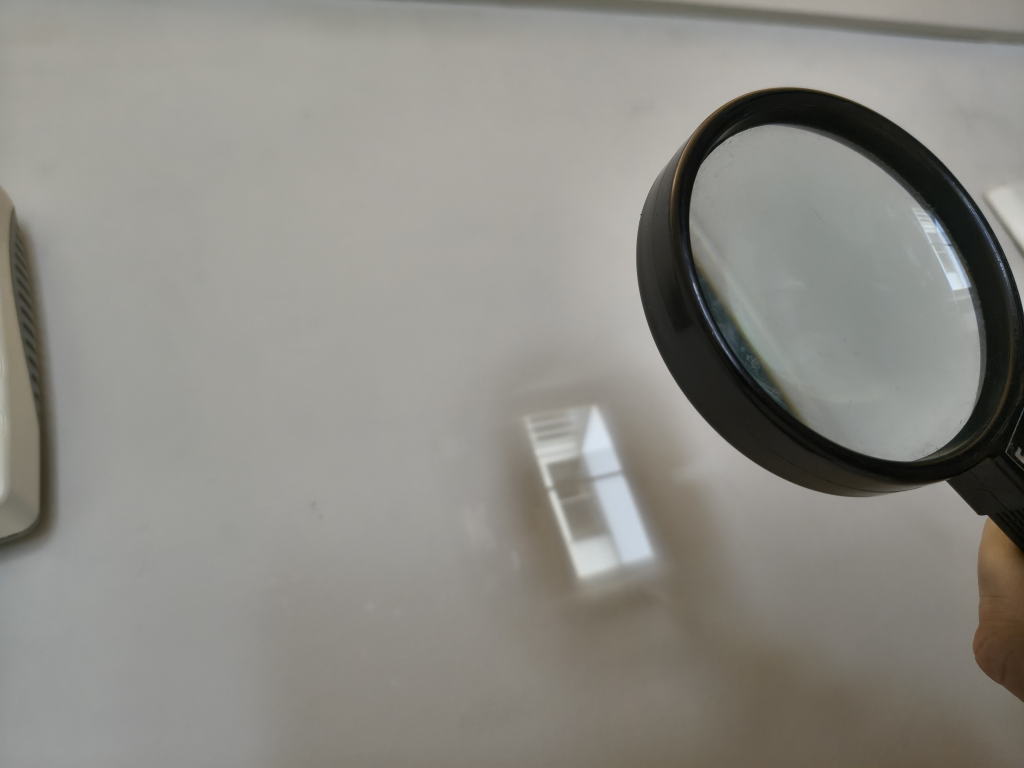
#> input picture 1. Optica_Geometrica/2026_tardor/estimacio-focal-lupa.jpg, 4096 x 3072 px (shown at 1/4 size); the run also reads 1 picture not shown here
$ jupyter execute Exercici_AC1_2026_tardor_Lupa.ipynb
#> lines starting #> are read from the running program, lines starting #| are printed output that depends on the picture
<table class="tfo-notebook-buttons" align="left">
  <td>   <!-- TODO: posar l'enllaç a la tasca del Campus Virtual d'enguany -->
      <a href="https://campusvirtual.ub.edu/" target="_blank">

    </a>
  </td>
  <td>   <!-- gColab -->
    <a href="https://colab.research.google.com/github/opticaUB/Repositori_Avaluacio_Continuada/blob/main/1.%20Optica_Geometrica/2026_tardor/Exercici_AC1_2026_tardor_Lupa.ipynb" target="_blank">

      Run in Google Colab
    </a>
  </td>
    <td style="width:40%">
        </td>
    <td>
        <b>Octubre de 2026</b>
    </td>
</table>

<style id="justificat">
/* Text justificat (Jupyter, HTML exportat i PDF); capçaleres i taules, a l'esquerra */
.jp-RenderedHTMLCommon p, .jp-RenderedHTMLCommon li, .jp-RenderedHTMLCommon blockquote,
.text_cell_render p, .text_cell_render li { text-align: justify; text-justify: inter-word; }
.jp-RenderedHTMLCommon th, .jp-RenderedHTMLCommon td, .jp-RenderedHTMLCommon h1,
.jp-RenderedHTMLCommon h2, .jp-RenderedHTMLCommon h3, .jp-RenderedHTMLCommon h4 { text-align: left; }
@page { size: A4; margin: 18mm 16mm; }
</style>

## **Exercici 1** d'Avaluació Continuada: Instruments Òptics

### El mòbil com a ull: estudi experimental de la lupa

<br>

Poseu el vostre **nom i cognoms**.

<br>

Des del punt de vista òptic, la càmera del mòbil és molt semblant a l'ull: té un sistema convergent de lents (l'objectiu, que fa de cristal·lí), un diafragma (la pupil·la), un sensor on es forma la imatge (la retina) i un sistema d'enfocament automàtic (l'acomodació). En aquest exercici fareu servir el mòbil com a **ull artificial** per estudiar experimentalment la **lupa**: quin augment visual proporciona, quina porció de l'objecte permet veure (el camp) i com es distribueix la il·luminació en la imatge, segons la distància de la lupa a l'ull.

L'exercici té dues parts: un petit **experiment** que fareu amb el vostre mòbil i una lupa, i el **desenvolupament teòric** que ha de permetre interpretar l'experiment.

#### Material

- El vostre mòbil (feu servir la càmera principal posterior).
- Una lupa, és a dir, una lent convergent, de focal entre 5 i 20 cm aproximadament. Serveix qualsevol lupa de basar o papereria (si no en trobeu cap, pregunteu al professor).
- Paper mil·limetrat (podeu imprimir l'adjunt a la tasca del CV).
- Un regle o una cinta mètrica.
- Opcional: una cartolina negra per definir millor el contorn de la lupa.
- Opcional: llibres o capses per fer de suport.

#### Preparació del mòbil i del muntatge

**Configuració de la càmera**

- Feu servir sempre la càmera principal (1x), sense zoom digital i sense flaix. Si el vostre mòbil té un mode macro automàtic, desactiveu-lo: molts mòbils canvien de càmera sense avisar quan l'objecte és a prop.
- En les darreres fotos cal que l'enfocament estigui **bloquejat a l'infinit**, com un ull relaxat que no acomoda.
    - a l'iPhone, enfoqueu un objecte llunyà i bloquegeu-ne l'enfocament mantenint el dit premut sobre la pantalla fins que aparegui «Bloqueig AE/AF».
    - a Android, feu servir el mode Pro o Manual (enfocament MF a ∞) o una aplicació de càmera amb enfocament manual (per exemple, Open Camera).
- Cada fotografia guarda unes metadades on hi ha, entre d'altres, la distància focal real de l'objectiu $f'_c$, el nombre de diafragma $N$, la focal equivalent en format de 35 mm i la càmera utilitzada. Les podeu consultar a la galeria del mòbil (detalls o informació de la foto) o a l'ordinador (a Windows: Propietats → Detalls).

**Contorn de la lupa**

Si la muntura no queda prou ben definida a l'última foto, podeu enganxar-hi una cartolina negra amb un forat circular centrat de diàmetre conegut, una mica més petit que la lupa. Per tant, el diàmetre efectiu de la lupa $D_L$ serà el del forat.

**Muntatge suggerit**

El muntatge vertical sol ser el més còmode: el paper mil·limetrat sobre la taula i la lupa paral·lela al paper, aguantada a l'alçada adequada amb una pila de llibres. Així la lupa queda estable i teniu les mans lliures. El mòbil va a sobre, paral·lel a la lupa i amb la càmera centrada, aguantat amb una altra pila de llibres (o a mà) que us permeti variar la distància $e$ entre la lupa i el mòbil. Si queda molt fosc, procureu que arribi llum de costat al paper, perquè ni el mòbil ni la lupa hi facin ombra (mai amb el flaix de la càmera). Feu una foto del muntatge per incloure-la en el treball.

<br>

#### Guia de l'exercici

**1. Distància focal de la lupa.** Situeu-vos davant d'una paret que tingui una finestra a la paret oposada. Apropeu la lupa a la paret fins que s'hi formi la imatge nítida de la finestra (si es forma la imatge de l'exterior, millor encara). Estimeu la focal $f'_L$ de la lupa a partir de la distància lupa–paret. Feu una foto en què es vegi la lupa i la imatge de la finestra a la paret.

**2. Punt proper i foto de referència.** Sense la lupa, apropeu el vostre ull al paper mil·limetrat fins a trobar el vostre punt proper i mesureu-ne la distància $s_{pp}$. Poseu el mòbil a la mateixa distància del paper i feu una foto en què es vegi el paper mil·limetrat enquadrat i enfocat, amb l'enfocament automàtic activat (mode normal). Quin és el camp de visió de la càmera (compteu els quadrats del paper que hi caben a la fotografia)? Utilitzant les metadades, deduïu la mida del sensor i el diàmetre del diafragma d'obertura de la càmera $D_c$.

**3. Lupa enganxada a la càmera ($e = 0$).** Configureu la càmera perquè enfoqui a l'infinit i fixeu aquest paràmetre. Poseu la lupa centrada davant de la càmera, tan a prop com pugueu. Busqueu la distància lupa–paper a la qual el paper es veu enfocat i feu una foto.
- Quina distància hi ha entre el paper i la lupa? Per què?
- Comparant aquesta foto amb la del punt 2, obteniu l'augment visual que proporciona la lupa i compareu-lo amb el nominal de la lupa. Raoneu la resposta.
- Quin és ara el camp de visió? Què el limita?

**4. Separant la càmera de la lupa ($e > 0$).** Mantenint fixa la distància paper–lupa i l'enfocament de la càmera a l'infinit. Allunyeu la càmera de la lupa fins que la muntura de la lupa es vegi sencera a la foto. Feu una foto i mesureu la distància $e$ entre la càmera i la lupa.
- Segueix enfocat el paper mil·limetrat?
- Quin és l'augment ara?
- Quin és el camp de visió? Què el limita ara?
- Mesureu el radi de la zona amb il·luminació plena i el de la zona amb il·luminació límit comptant quadradets del paper mil·limetrat.

**5. Traçat de raigs en eix.** Per al cas $e > 0$, feu el traçat en eix del raig amb més obertura que arriba al sensor. Qui fa de diafragma d'obertura? Mostreu en el traçat la pupil·la d'entrada i la de sortida del sistema lupa + objectiu: on és la pupil·la d'entrada, és real o virtual i quin diàmetre té?

**6. Traçat de raigs en camp.** Per al cas $e > 0$, traceu els raigs d'il·luminació plena i límit, i determineu a quina distància del centre del paper es troben els punts objecte que marquen aquests camps. Compareu-ho amb la foto del punt 4.

**7. Discussió.** Què passaria si incrementéssim $e$? Quin paper hi juga el diàmetre de la lupa? I el del diafragma d'obertura de la càmera? Per què la vora de la lupa no surt nítida a la foto? Traslladeu els resultats a l'ús d'una lupa amb l'ull: on cal posar l'ull, i per què?

<br>

#### Normes de presentació

Lliureu un únic document PDF que sigui autocontingut, és a dir, que vagi narrant l'experiment que heu fet, els resultats que heu obtingut i la comparació amb els que es dedueixen teòricament.

Tot i que hi ha diversos apartats a l'enunciat, només són una possible guia. No respongueu a cadascun d'ells de manera explícita, sinó que seguiu un fil argumentatiu coherent, i no un esquema de punts i preguntes a respondre.

Indiqueu el model de mòbil i les metadades que feu servir.

Utilitzeu el programa que considereu més adient per fer els càlculs i les gràfiques. Si els feu amb Python, podeu lliurar directament un quadern de Jupyter que inclogui el codi, els resultats i els comentaris.

Feu constar al principi del document el vostre **nom i cognoms**.

<br>

<br>

<hr>

La nota de l'exercici es calcularà de la següent manera (**tot sobre 1**):

$$
Nota = EiP \,\cdot\, \Big[ \, 0.3 \, Des. \, + \; 0.4 \, Res. \, + \;  0.3 \, Disc. \, \Big]
$$

<table style="margin-left:auto;margin-right:auto">
  <colgroup>
    <col span="1" style="background-color: #D6EEEE">
  </colgroup>
  <tr>
    <th>   </td>
    <th style="text-align:center">Insuficient <br> (0.0) </td>
    <th style="text-align:center">Millorable <br> (0.3) </td>
    <th style="text-align:center">Correcte <br> (0.6) </td>
    <th style="text-align:center">Molt bé <br> (0.8) </td>
    <th style="text-align:center">Excel·lent <br> (1.0)</td>
  </tr>
  <tr>
    <th style="text-align:center">Estructura i presentació <br> ($EiP$)</th>
    <td style="text-align:center">El text és confús o incomprensible. L'estructura del document no permet entendre el que es presenta.</td>
    <td style="text-align:center">El text, tot i ser manuscrit, s'entén amb certes dificultats. Hi ha diversos continguts que no són adequats. L'estructura del document dificulta l'enteniment.</td>
    <td style="text-align:center">En algunes ocasions el text no és prou clar. En cas que sigui manuscrit, s'entén més o menys. L'estructura del document és adequada.</td>
    <td style="text-align:center">Es llegeix prou bé, tot i que hi ha certes mancances. L'estructura del document és raonable.</td>
    <td style="text-align:center">Les explicacions són molt clares, utilitza adequadament la terminologia científica i els apartats estan ben lligats. La presentació del document ajuda a entendre-ho tot plegat.</td>
  </tr>
   <tr>
    <th style="text-align:center">Desenvolupament <br> ($Des.$)</th>
    <td style="text-align:center">No es presenta el desenvolupament teòric i/o traçat de raigs, o conté greus errors.</td>
    <td style="text-align:center">No té en compte alguna de les relacions més importants entre les diferents magnituds o hi ha errades en les equacions i/o traçats.</td>
    <td style="text-align:center">El desenvolupament teòric es fa sobre el contingut adequat, tot i que hi ha errors o mancances.</td>
    <td style="text-align:center">Té en compte la major part de les relacions entre les diferents magnituds i/o els traçats de raigs no contenen errors.</td>
    <td style="text-align:center">Té en compte totes les relacions entre les diferents magnituds i en deriva correctament les equacions i/o els traçats de raigs mostren clarament les relacions entre les magnituds en estudi.</td>
  </tr>
   <tr>
    <th style="text-align:center">Resultats <br> ($Res.$)</th>
    <td style="text-align:center">Els resultats i/o les figures no il·lustren l'objectiu de l'exercici. Les magnituds/traçats triades per representar no són adequades.</td>
    <td style="text-align:center">Els resultats i/o les figures il·lustren parcialment les tendències més rellevants, però la tria de magnituds/traçats per a representar no és del tot adequada o no són les més rellevants.</td>
    <td style="text-align:center">Tot i mostrar un coneixement clar de les magnituds involucrades en l'exercici, les figures no il·lustren clarament les relacions i els conceptes clau de l'exercici.</td>
    <td style="text-align:center">Les magnituds/traçats representades descriuen prou bé el fenomen estudiat. Tot i així, no són suficients. Manca alguna figura per sostenir les conclusions.</td>
    <td style="text-align:center">Tria adequadament les magnituds/traçats a representar i les figures que se'n desprenen són molt descriptives, permeten extreure conclusions.</td>
  </tr>
   <tr>
    <th style="text-align:center">Discussió <br> ($Disc.$)</th>
    <td style="text-align:center">Les conclusions que es descriuen són incorrectes, no s'ajusten als resultats o al model teòric.</td>
    <td style="text-align:center">Tot i trobar alguna conclusió correcta, no connecta clarament els resultats amb el model teòric.</td>
    <td style="text-align:center">Connecta correctament alguns resultats calculats amb el model teòric corresponent, però manquen algunes conclusions rellevants.</td>
    <td style="text-align:center">Connecta correctament els resultats calculats amb el model teòric corresponent.</td>
    <td style="text-align:center">Connecta de forma clara i justificada els resultats calculats amb el model teòric, tot raonant les tendències trobades en forma de conclusió.</td>
  </tr>
</table>

<br>

<hr>

<br>

<br>

<br>

<br>

<br>

<br>

### POSSIBLE SOLUCIÓ  (NO MOSTRAR ABANS DE DATA DE FI D'ENTREGA)

En [aquest enllaç hi ha un simulador de l'exercici](https://raw.githack.com/opticaUB/Avaluacio_Continuada/main/1.%20Optica_Geometrica/2026_tardor/simulador_lupa_mobil.html). Abans de mostrar-se la simulació, pot sortir un avís de seguretat, podeu acceptar-lo.

A més, a continuació, teniu la solució que el professor ha fet per comprovar que tot fos correcte abans de publicar l'enunciat:

#### Dades i caracterització de la càmera

Totes les longituds en mm. Fotos preses amb un Motorola edge 60 pro (EXIF: $f'_c = 5{,}56$ mm, $N = 1{,}8$, focal equivalent 24 mm, imatges de 4096 × 3072 px). La focal equivalent dona directament la mida del sensor (factor de retall $c = 24/f'_c$) i, per tant, la relació entre píxels i angles: $k = (\text{píxels}) / (\text{mida del sensor}/f'_c)$, independent de $f'_c$.

[cell 1]
import numpy as np
import matplotlib.pyplot as plt
from PIL import Image, ImageOps
import io, os, urllib.request
from functools import lru_cache

# Les fotos de l'experiència es llegeixen del repositori de GitHub, així el quadern corre a Colab
# sense haver de pujar res. Si la foto és a la mateixa carpeta que el quadern, es fa servir la còpia local.
URL_FOTOS = "https://raw.githubusercontent.com/opticaUB/Avaluacio_Continuada/main/1.%20Optica_Geometrica/2026_tardor/"

@lru_cache(maxsize=None)
def _llegeix(fitxer):
    if os.path.exists(fitxer):
        with open(fitxer, "rb") as f:
            return f.read()
    with urllib.request.urlopen(URL_FOTOS + fitxer) as r:
        return r.read()

def foto(fitxer):
    """Obre una foto de l'experiència (local o de GitHub) amb l'orientació EXIF aplicada."""
#> called with fitxer = 'estimacio-focal-lupa.jpg'
    return ImageOps.exif_transpose(Image.open(io.BytesIO(_llegeix(fitxer))))
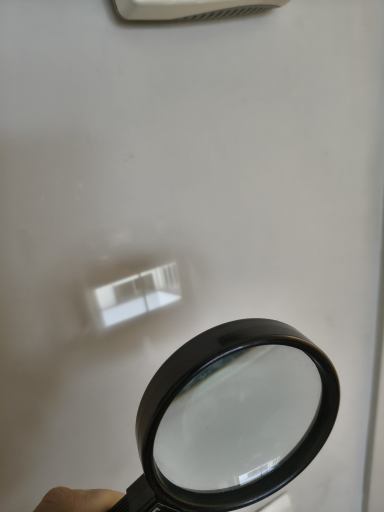
#> returned value: PIL image 3072x4096 RGB (shown at 1/8 size); mean R, G, B 140.1, 138.5, 132.3

# --- Dades de l'experiència (mm) ---
f_L  = 150.0    # focal de la lupa (imatge de la finestra sobre la paret)
D_L  = 70.0     # diàmetre útil de la lupa
f_c  = 5.6      # focal de la càmera (EXIF: 5.56 mm)
N    = 1.8      # nombre de diafragma (EXIF)
D    = 3.0      # diafragma d'obertura de la càmera (f_c/N = 3.1 mm)
s_pp = 250.0    # punt proper de l'ull (i distància paper-mòbil de la foto de referència)
f35  = 24.0     # focal equivalent en 35 mm (EXIF)
Npx  = (4096, 3072)   # píxels (costat llarg, costat curt)

# Sensor a partir del factor de retall (format 4:3, diagonal del 35 mm = 43.27 mm)
diag  = 43.27 * f_c / f35
W, H  = diag * 4/5, diag * 3/5      # mm
pitch = W / Npx[0]                  # mida del píxel
k     = f_c / pitch                 # píxels per radiant (tan) al sensor
tan_c = np.array([W, H]) / 2 / f_c  # tangent del semicamp de la càmera (llarg, curt)

print(f"sensor = {W:.2f} x {H:.2f} mm (diagonal {diag:.2f} mm), píxel = {pitch*1e3:.2f} µm")
print(f"k = {k:.0f} px/rad,  semicamp de la càmera: {np.degrees(np.arctan(tan_c)).round(1)} graus")
print(f"D = f_c/N = {f_c/N:.2f} mm  (fem servir D = {D} mm)")

#### 1. Focal de la lupa

La imatge de la finestra (o de l'exterior) es forma a la paret amb la lupa a $\approx 150$ mm: $f'_L \approx 150$ mm. Com que l'objecte és a una distància finita $L$, la imatge es forma a $s' = f'_L\,L/(L-f'_L) \approx f'_L\,(1 + f'_L/L)$: **sobreestimem** la focal en un factor $f'_L/L$, un 3–5 % amb la finestra a 3–5 m, i molt menys si la imatge nítida és la de l'exterior.

L'augment nominal (ull estàndard, $s_{pp} = 250$ mm, imatge a l'infinit) és $\Gamma = 250/f'_L \approx 1{,}67$.

[cell 2]
plt.imshow(foto("estimacio-focal-lupa.jpg"))
plt.axis("off");

#### 2. Punt proper i foto de referència

Amb el mòbil a $s_{pp} = 250$ mm del paper, un mil·límetre del paper ocupa $k/s_{pp}$ píxels i el camp de visió és $s_{pp}\cdot W/f'_c \times s_{pp}\cdot H/f'_c$. Sobre la foto, el pas de les línies de 10 mm és de ≈ 109,5 px, és a dir, **10,95 px/mm**.

[cell 3]
pmm_ref = 10.95                       # px/mm mesurats a la foto de referència (s = 250 mm)
camp_pred = s_pp * np.array([W, H]) / f_c
camp_mes  = np.array(Npx) / pmm_ref
print(f"Camp de visió a s_pp: previst {camp_pred.round(0)} mm, mesurat {camp_mes.round(0)} mm")
print(f"Distància efectiva paper-PE de la càmera: k/pmm = {k/pmm_ref:.0f} mm "
      f"(la pupil·la d'entrada és uns mil·límetres dins del mòbil)")

#### 3–4. Augment visual i camp: les fotos

Amb el paper al pla focal objecte de la lupa, cada punt del paper a alçada $y$ surt de la lupa com un **feix de raigs paral·lels** amb $\tan\omega' = y/f'_L$. Per això, amb la càmera enfocada a l'infinit, el paper es veu nítid **sigui quina sigui $e$** (punts 3 i 4), i la mida de la imatge al sensor, $k\,y/f'_L$, **no depèn de $e$**. Sense lupa, a la distància del punt proper, $\tan\omega = y/s_{pp}$. L'augment visual és

$$\Gamma = \frac{\tan\omega'}{\tan\omega} = \frac{s_{pp}}{f'_L},$$

que per a l'ull (i per a la càmera, que hem posat a $s_{pp}$) val $250/150 \approx 1{,}67$. Mesurem el pas de la quadrícula al centre de cada foto (línies de 10 mm):

[cell 4]
fotos = {   # nom: (fitxer, e [mm], px/mm mesurats al centre)
    "s = 250 mm (sense lupa)": ("sense-lupa-s250mm.jpg", None, 10.95),
    "e = 0":                   ("amb-lupa-e0.jpg",         0.0, 18.0),
    "e = 80 mm":               ("amb-lupa-e80mm.jpg",     80.0, 17.5),
}
for nom, (fit, e, pmm) in fotos.items():
    if e is None: continue
    print(f"{nom:10s}  {pmm:5.1f} px/mm   Gamma = {pmm/pmm_ref:.2f}")
pm = np.mean([v[2] for v in fotos.values() if v[1] is not None])
print(f"\nGamma mitjà = {pm/pmm_ref:.2f}   (nominal s_pp/f'_L = {s_pp/f_L:.2f})")
print(f"Focal efectiva de la lupa a partir de k: f'_L = k/pmm = {k/pm:.0f} mm")

fig, axs = plt.subplots(1, 3, figsize=(13, 5.8))
for ax, (nom, (fit, e, pmm)) in zip(axs, fotos.items()):
    im = foto(fit); im.thumbnail((600, 800))
#> call 2 of foto, with fitxer = 'sense-lupa-s250mm.jpg'
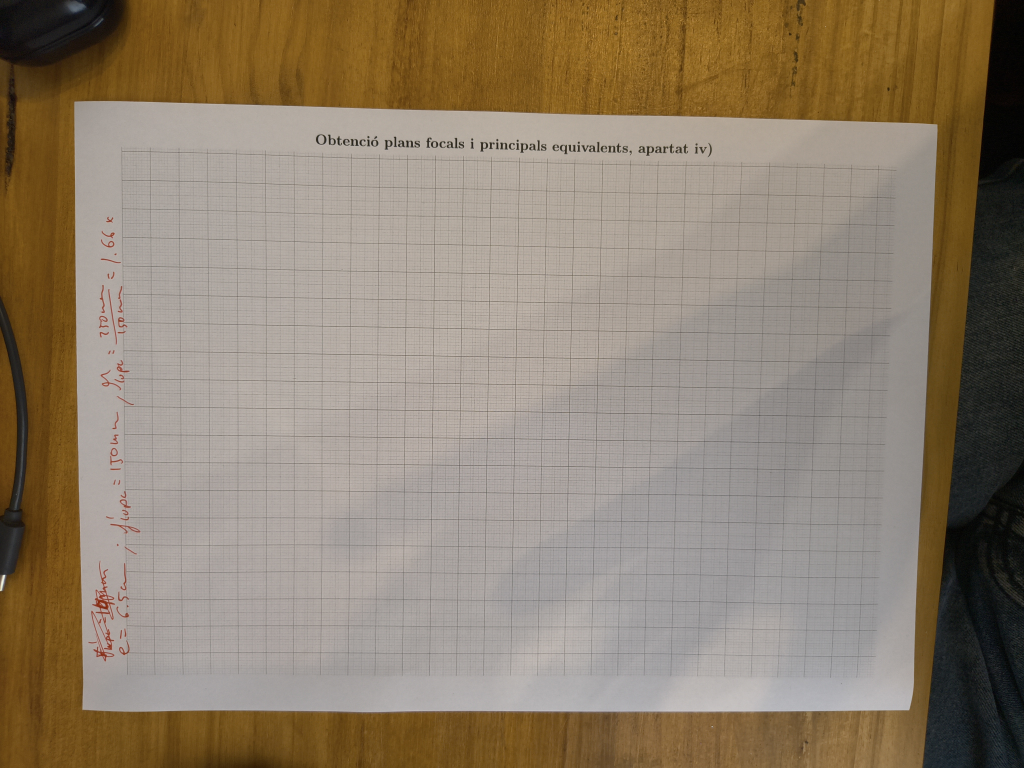
#> input picture 1. Optica_Geometrica/2026_tardor/sense-lupa-s250mm.jpg, 4096 x 3072 px (shown at 1/4 size)
#> in foto (call 2), `return ImageOps.exif_transpose(Image.open(io.BytesIO(_llegeix(fitxer))))`:
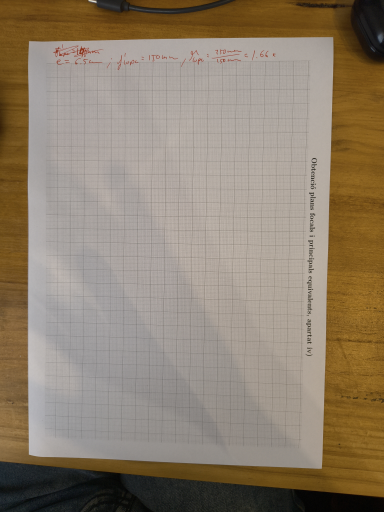
#> returned value: PIL image 3072x4096 RGB (shown at 1/8 size); mean R, G, B 142.5, 128.3, 109.8
#> after `im.thumbnail((600, 800))`:
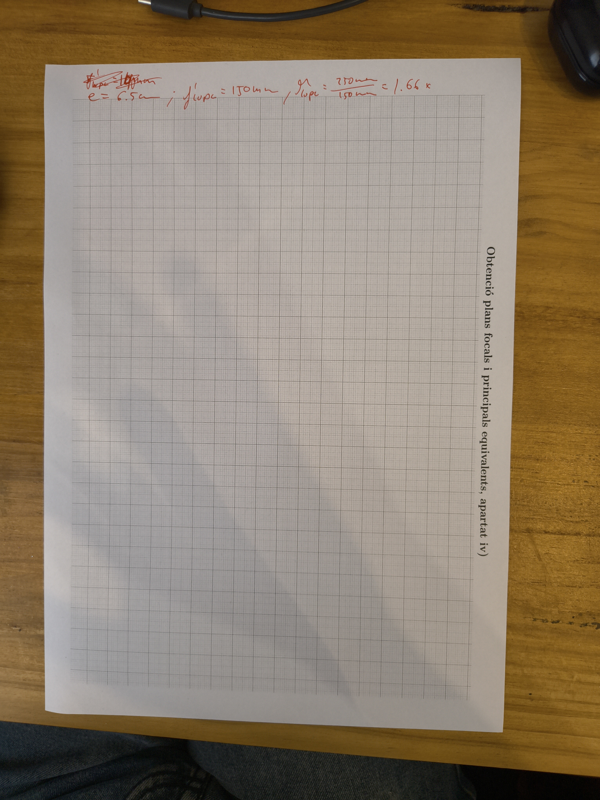
#> im: PIL image 600x800 RGB; mean R, G, B 142.6, 128.5, 110
    ax.imshow(im); ax.set_title(nom, fontsize=10); ax.axis("off")
plt.tight_layout(); plt.show()
#> (the rest of the program and of its run is left out)
